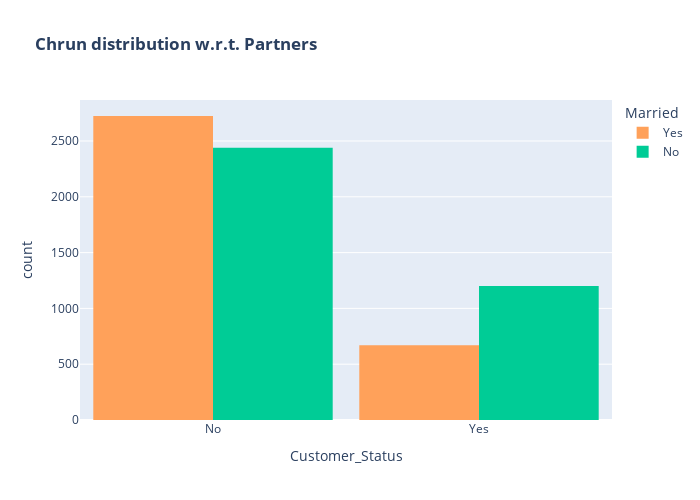

The code cell stored with this chart in its notebook:
### Code cell
color_map = {"Yes": '#FFA15A', "No": '#00CC96'}
fig = px.histogram(data, x="Customer_Status", color="Married", barmode="group", title="<b>Chrun distribution w.r.t. Partners</b>", color_discrete_map=color_map)
fig.update_layout(width=700, height=500, bargap=0.1)
fig.show()

### Figure 1 — Plotly figure (JSON) as saved in the notebook; plotly's stock layout.template omitted (floating-point values rounded to 4 significant figures; data arrays with more than 128 entries replaced by an {"elided": "..."} marker saying what was removed)
{"data": [{"alignmentgroup": "True", "bingroup": "x", "hovertemplate": "Married=Yes<br>Customer_Status=%{x}<br>count=%{y}<extra></extra>", "legendgroup": "Yes", "marker": {"color": "#FFA15A", "pattern": {"shape": ""}}, "name": "Yes", "offsetgroup": "Yes", "orientation": "v", "showlegend": true, "type": "histogram", "x": {"elided": "3393 str values"}, "xaxis": "x", "yaxis": "y"}, {"alignmentgroup": "True", "bingroup": "x", "hovertemplate": "Married=No<br>Customer_Status=%{x}<br>count=%{y}<extra></extra>", "legendgroup": "No", "marker": {"color": "#00CC96", "pattern": {"shape": ""}}, "name": "No", "offsetgroup": "No", "orientation": "v", "showlegend": true, "type": "histogram", "x": {"elided": "3639 str values"}, "xaxis": "x", "yaxis": "y"}], "layout": {"bargap": 0.1, "barmode": "group", "height": 500, "legend": {"title": {"text": "Married"}, "tracegroupgap": 0}, "title": {"text": "<b>Chrun distribution w.r.t. Partners</b>"}, "width": 700, "xaxis": {"anchor": "y", "domain": [0, 1], "title": {"text": "Customer_Status"}}, "yaxis": {"anchor": "x", "domain": [0, 1], "title": {"text": "count"}}}}
